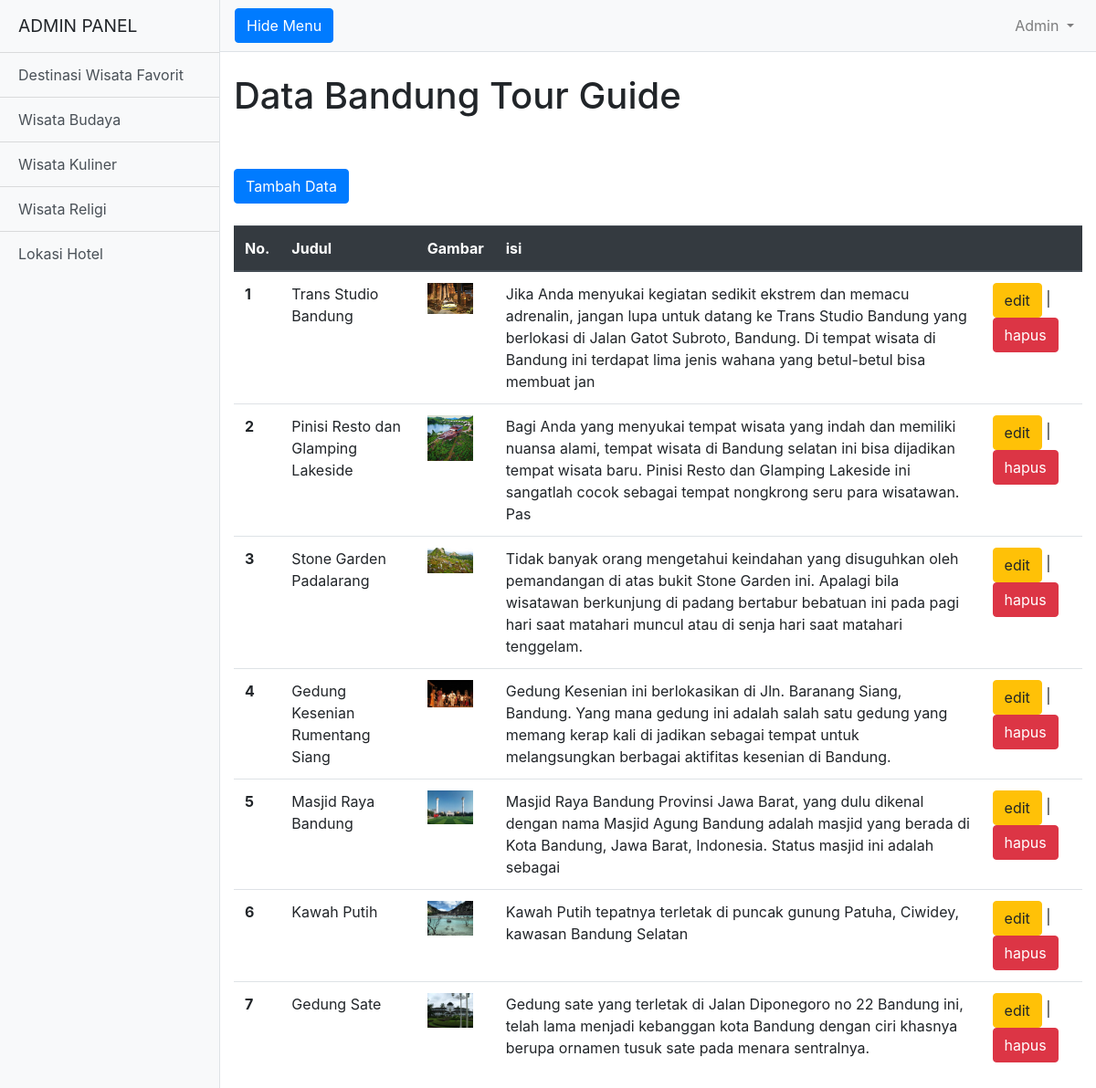
Screenshot of /admin/index.php (signed in) with the database file from the repository.
### tables this page shows
CREATE TABLE `populer` (
  `id` int(11) NOT NULL,
  `judul` varchar(225) NOT NULL,
  `gambar` varchar(255) NOT NULL,
  `isi` varchar(1000) NOT NULL
);

### functions/travel.php (called while the page is built, shortened)
<?php
require_once "db.php";
function query($query)
{
    global $link;
    $result = mysqli_query($link, $query);
    $rows = [];
    while ($row  = mysqli_fetch_assoc($result)) {
        $rows[] = $row;
    }
    return $rows;
}

### admin/index.php (the view, shortened to what this page needs)
<?php
require_once "view/header.php";
$wisata = query("SELECT * FROM populer");
?>
<div class="d-flex" id="wrapper">
  <?php
  require_once "sidebar.php";
  require_once "view/nav.php";
  ?>
  <div class="container-fluid">
    <h1 class="mt-4">Data Bandung Tour Guide</h1><br>
    <br>
    <a class="btn btn-primary" href="add.php">Tambah Data</a>
    <br><br>
    <table class="table">
      <thead class="thead-dark">
        <tr>
          <th scope="col">No.</th>
          <th scope="col">Judul</th>
          <th scope="col">Gambar</th>
          <th scope="col">isi</th>
          <th scope="col"></th>
        </tr>
      </thead>
      <tbody>
        <?php $i = 1; ?>
        <?php foreach ($wisata as $row) : ?>
          <tr>
            <th scope="row"><?= $i; ?></th>
            <td><?= $row["judul"]; ?></td>
            <td><img src="img/<?= $row["gambar"]; ?>" width="50"> </td>
            <td><?= $row["isi"]; ?></td>
            <td>
              <a class="btn btn-warning" href="edit.php?id=<?= $row["id"]; ?>">edit</a> |
              <a class="btn btn-danger" href="delete.php?id=<?= $row["id"]; ?>" onclick="return confirm('yakin?');">hapus</a>
            </td>
          </tr>
          <?php $i++; ?>
        <?php endforeach; ?>
      </tbody>
    </table>
  </div>
</div>
</div>
<?php require_once "view/footer.php"; ?>

### admin/view/css/simple-sidebar.css (style rules this page uses)
body { overflow-x: hidden; }

### rows the page displays
populer: judul "Trans Studio Bandung", gambar (picture), isi "Jika Anda menyukai kegiatan sedikit ekstrem dan memacu adrenalin, jangan lupa untuk datang ke Trans Studio Bandung yang berlokasi di Jalan Gatot Subroto, Bandung. Di tempat wisata di Bandung ini terdapat lima jenis wahana yang betul-betul bisa membuat jan"
populer: judul "Pinisi Resto dan Glamping Lakeside", gambar (picture), isi "Bagi Anda yang menyukai tempat wisata yang indah dan memiliki nuansa alami, tempat wisata di Bandung selatan ini bisa dijadikan tempat wisata baru. Pinisi Resto dan Glamping Lakeside ini sangatlah cocok sebagai tempat nongkrong seru para wisatawan. Pas"
populer: judul "Stone Garden Padalarang", gambar (picture), isi "Tidak banyak orang mengetahui keindahan yang disuguhkan oleh pemandangan di atas bukit Stone Garden ini. Apalagi bila wisatawan berkunjung di padang bertabur bebatuan ini pada pagi hari saat matahari muncul atau di senja hari saat matahari tenggelam."
populer: judul "Gedung Kesenian Rumentang Siang", gambar (picture), isi "Gedung Kesenian ini berlokasikan di Jln. Baranang Siang, Bandung. Yang mana gedung ini adalah salah satu gedung yang memang kerap kali di jadikan sebagai tempat untuk melangsungkan berbagai aktifitas kesenian di Bandung."
populer: judul "Masjid Raya Bandung", gambar (picture), isi "Masjid Raya Bandung Provinsi Jawa Barat, yang dulu dikenal dengan nama Masjid Agung Bandung adalah masjid yang berada di Kota Bandung, Jawa Barat, Indonesia. Status masjid ini adalah sebagai"
populer: judul "Kawah Putih", gambar (picture), isi "Kawah Putih tepatnya terletak di puncak gunung Patuha, Ciwidey, kawasan Bandung Selatan"
populer: judul "Gedung Sate", gambar (picture), isi "Gedung sate yang terletak di Jalan Diponegoro no 22 Bandung ini, telah lama menjadi kebanggan kota Bandung dengan ciri khasnya berupa ornamen tusuk sate pada menara sentralnya."
